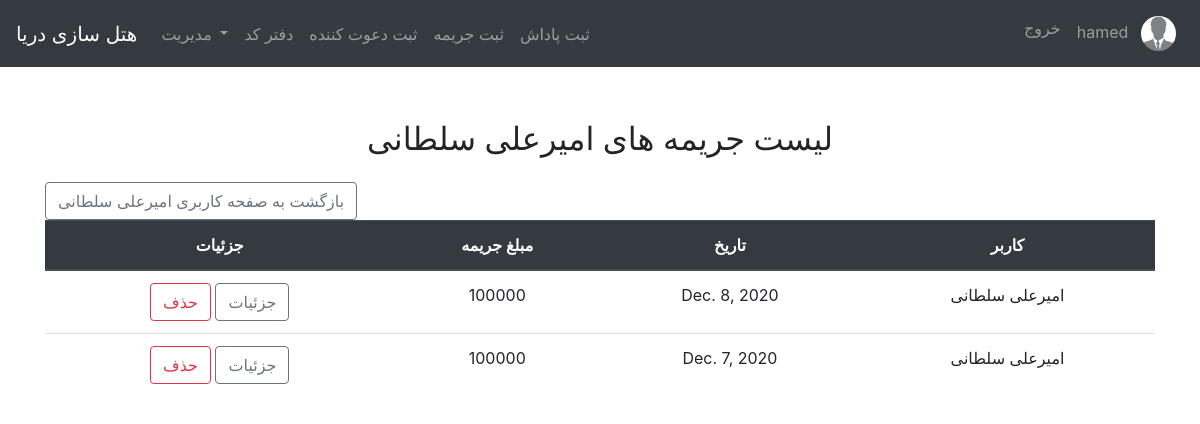
The page /penalty_list/1/ (signed in) on the database its author committed.
### users/models.py (models this page shows, shortened)
class Profile(models.Model):
    user = models.OneToOneField(User, on_delete=models.CASCADE)
    image = models.ImageField(default='default.jpg', upload_to='profile_pics')

### inviters/models.py (models this page shows, shortened)
class Penalty(models.Model):
    inviter = models.ForeignKey(Inviter, on_delete=models.CASCADE)
    date = models.DateField(default=datetime.date.today)
    amount = models.CharField(max_length=20)
    description = models.TextField(null=True)
    user = models.ForeignKey(User, on_delete=models.PROTECT)

class Inviter(models.Model):
    first_name = models.CharField(max_length=100)
    last_name = models.CharField(max_length=100)
    date_of_hired = models.DateTimeField(default=timezone.now)
    date_of_fired = models.DateTimeField(null=True, blank=True)
    date_of_start_esurance = models.DateTimeField(null=True, blank=True)
    date_of_end_esurance = models.DateTimeField(null=True, blank=True)
    is_ensured = models.BooleanField(default=False)
    is_fired = models.BooleanField(default=False)
    phone_num = models.CharField(max_length=11, unique=True)
    company = models.ForeignKey(Company, on_delete=models.PROTECT)
    user = models.ForeignKey(User, on_delete=models.PROTECT)

### inviters/views.py (the view)
# urls.py: path('penalty_list/<int:inviter_id>/', PenaltyListView.as_view(), name="penalty_list"),
class PenaltyListView(LoginRequiredMixin, ListView):
    model = Penalty
    ordering = ['-date']
    paginate_by = 10
    def get_queryset(self):
        inviter_id = get_object_or_404(Inviter, id=self.kwargs.get('inviter_id'))
        return Penalty.objects.filter(inviter=inviter_id).order_by('-date')

### inviters/templates/inviters/penalty_list.html
{% extends 'base.html' %}
{% block content %}
    {% if object_list %}
        <h2 class="mb-4">
            <center>لیست جریمه
                های {{ object_list.first.inviter.first_name }} {{ object_list.first.inviter.last_name }} </center>
        </h2>
        <a class="btn btn-outline-secondary" href="{% url 'inviter_detail' object_list.first.inviter.id %}">بازگشت به
            صفحه کاربری {{ object_list.first.inviter.first_name }} {{ object_list.first.inviter.last_name }} </a>
        <table class="table" dir="rtl">
            <thead class="thead-dark">
            <tr>
                <th scope="col">
                    <center>کاربر</center>
                </th>
                <th scope="col">
                    <center>تاریخ</center>
                </th>
                <th scope="col">
                    <center>مبلغ جریمه</center>
                </th>
                <th scope="col">
                    <center>جزئیات</center>
                </th>
            </tr>
            </thead>
            <tbody>
            {% for penalty in object_list %}
                <tr>
                    <td>
                        <center>{{ penalty.inviter.first_name }} {{ penalty.inviter.last_name }}</center>
                    </td>
                    <td>
                        <center>{{ penalty.date }}</center>
                    </td>
                    <td>
                        <center>{{ penalty.amount }}</center>
                    </td>
                    <td>
                        <center>
                            <a class="btn btn-outline-secondary" href="{% url 'penalty_detail' penalty.id %}">
                                جزئیات
                            </a>
                            <a class="btn btn-outline-danger" href="{% url 'penalty_delete' penalty.id %}">
                                حذف
                            </a>
                        </center>
                    </td>
                </tr>
            {% endfor %}
            </tbody>
        </table>
    {% else %}
        <p class="alert alert-secondary">جریمه ای وجود ندارد</p>
    {% endif %}
    </div>
{% endblock %}

### inviters/templates/base.html (shortened to what this page needs)
<!doctype html>
<html lang="en">
<head>
    <link rel="stylesheet" href="https://cdn.jsdelivr.net/npm/bootstrap@4.5.3/dist/css/bootstrap.min.css"
>
</head>
<body>
<nav class="navbar navbar-expand-lg navbar-dark bg-dark fixed-top">
    <a class="navbar-brand" href="/">هتل سازی دریا</a>
    <div class="collapse navbar-collapse" id="navbarNav">
        {% if user.is_authenticated %}
            <ul class="navbar-nav mr-auto">
                {% if user.is_superuser %}
                    <li class="nav-item dropdown">
                        <a class="nav-link dropdown-toggle" href="#" id="navbarDropdown" role="button"
                           data-toggle="dropdown" aria-haspopup="true" aria-expanded="false">
                            مدیریت
                        </a>
                    </li>
                {% endif %}
                <li class="nav-item">
                    <a class="nav-link" href="{% url 'daftarcode' %}">دفتر کد</a>
                </li>
                <li class="nav-item">
                    <a class="nav-link" href="{% url 'inviter_new' %}">ثبت دعوت کننده</a>
                </li>
            <li class="nav-item">
                    <a class="nav-link" href="{% url 'penalty_new' %}">ثبت جریمه</a>
                </li>
            <li class="nav-item">
                    <a class="nav-link" href="{% url 'reward_new' %}">ثبت پاداش</a>
                </li>
            </ul>
        {% endif %}
        <ul class="navbar-nav ml-auto">
            {% if user.is_authenticated %}
                <li class="nav-item">
                    <a class="nav-link" href="{% url 'logout' %}">خروج</a>
                </li>
                <li class="nav-item">
                    <a class="nav-link" href="{% url 'profile' %}">
                        {{ user.username }}
                        <img class="rounded-circle z-depth-0 ml-2"
                             alt="avatar image"
                             height="35"
                             src="{{ user.profile.image.url }}">
                    </a>
                </li>
            {% else %}
                <li class="nav-item">
                    <a class="nav-link" href="{% url 'login' %}">ورود</a>
                </li>
            {% endif %}
        </ul>
    </div>
</nav>
<br><br><br><br>
<main role="main" class="container mb-4">
    <div class="row mt-4">
        <div class="col-md-12">
            {% block content %}
            {% endblock %}
        </div>
</main>
</body>
</html>

### rows shown on the page
Penalty: first.inviter.first_name "امیرعلی", first.inviter.last_name "سلطانی", inviter.first_name "امیرعلی", inviter.last_name "سلطانی", date "Dec. 8, 2020", amount "100000"
Penalty: inviter.first_name "امیرعلی", inviter.last_name "سلطانی", date "Dec. 7, 2020", amount "100000"

### other values the page prints
{{ user.username }} "hamed"
